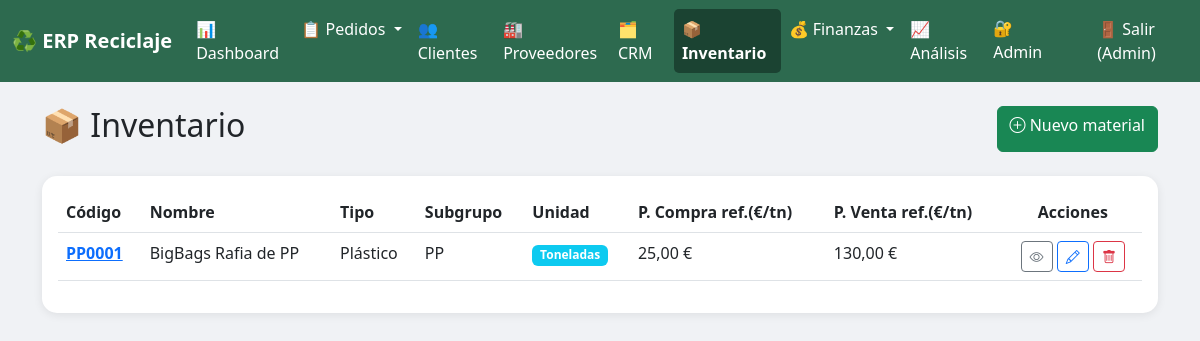
/inventario/ (signed in), run on the app's committed database.
### inventario/models.py (models this page shows, shortened)
class Material(models.Model):
    UNIDADES = [
        ('KG', 'Kilogramos'),
        ('TN', 'Toneladas'),
        ('UD', 'Unidades'),
    ]
    codigo = models.CharField(max_length=50, unique=True)
    nombre = models.CharField(max_length=200)
    tipo = models.ForeignKey(TipoMaterial, on_delete=models.PROTECT, related_name='materiales')
    subgrupo = models.ForeignKey(SubgrupoMaterial, on_delete=models.PROTECT, related_name='materiales', null=True, blank=True)
    unidad = models.CharField(max_length=5, choices=UNIDADES, default='TN')
    precio_compra = models.DecimalField(max_digits=12, decimal_places=2, default=0)
    precio_venta = models.DecimalField(max_digits=12, decimal_places=2, default=0)
    descripcion = models.TextField(blank=True)
    stock_minimo_critico = models.DecimalField(
        max_digits=12, decimal_places=2, default=100,
        verbose_name="Stock mínimo crítico (tn)"
    )
    stock_minimo_bajo = models.DecimalField(
        max_digits=12, decimal_places=2, default=500,
        verbose_name="Stock mínimo bajo (tn)"
    )
    class Meta:
        verbose_name = "Material"
        verbose_name_plural = "Materiales"
        ordering = ['tipo__nombre', 'subgrupo__nombre', 'nombre']

class TipoMaterial(models.Model):
    nombre = models.CharField(max_length=100, unique=True)
    descripcion = models.TextField(blank=True)
    class Meta:
        verbose_name = "Tipo de material"
        verbose_name_plural = "Tipos de material"
        ordering = ['nombre']

class SubgrupoMaterial(models.Model):
    tipo = models.ForeignKey(TipoMaterial, on_delete=models.CASCADE, related_name='subgrupos')
    nombre = models.CharField(max_length=100)
    descripcion = models.TextField(blank=True)
    class Meta:
        verbose_name = "Subgrupo de material"
        verbose_name_plural = "Subgrupos de material"
        ordering = ['tipo__nombre', 'nombre']
        unique_together = ['tipo', 'nombre']

### inventario/views.py (the view)
# urls.py: path('', views.lista_inventario, name='lista_inventario'),
@login_required
def lista_inventario(request):
    materiales = Material.objects.all().order_by('nombre')
    context = {
        'materiales': materiales,
    }
    return render(request, 'inventario/lista.html', context)

### inventario/templates/inventario/lista.html (shortened to what this page needs)
{% extends 'base.html' %}
{% block content %}
<div class="d-flex justify-content-between mb-4">
    <h2>📦 Inventario</h2>
    <a href="{% url 'nuevo_material' %}" class="btn btn-success">
        <i class="bi bi-plus-circle"></i> Nuevo material
    </a>
</div>
<div class="card card-custom">
    <div class="card-body">
        <table class="table table-hover">
            <thead>
                <tr>
                    <th>Código</th>
                    <th>Nombre</th>
                    <th>Tipo</th>
                    <th>Subgrupo</th>
                    <th>Unidad</th>
                    <th>P. Compra ref.(€/tn)</th>
                    <th>P. Venta ref.(€/tn)</th>
                    <th class="text-center">Acciones</th>
                </tr>
            </thead>
            <tbody>
                {% for m in materiales %}
                <tr>
                    <td>
                        <a href="{% url 'detalle_material' m.id %}">
                            <strong>{{ m.codigo }}</strong>
                        </a>
                    </td>
                    <td>{{ m.nombre }}</td>
                    <td>{{ m.tipo.nombre }}</td>
                    <td>{{ m.subgrupo.nombre|default:"-" }}</td>
                    <td><span class="badge bg-info">{{ m.get_unidad_display }}</span></td>
                    <td>{{ m.precio_compra }} €</td>
                    <td>{{ m.precio_venta }} €</td>
                    <td class="text-center">
                        <a href="{% url 'detalle_material' m.id %}" class="btn btn-outline-secondary btn-sm" title="Ver detalle">
                            <i class="bi bi-eye"></i>
                        </a>
                        <a href="{% url 'editar_material' m.id %}" class="btn btn-outline-primary btn-sm" title="Editar">
                            <i class="bi bi-pencil"></i>
                        </a>
                        <a href="{% url 'confirmar_eliminar_material' m.id %}" class="btn btn-outline-danger btn-sm" title="Eliminar">
                            <i class="bi bi-trash"></i>
                        </a>
                    </td>
                </tr>
                {% endfor %}
            </tbody>
        </table>
    </div>
</div>
{% endblock %}

### templates/base.html (shortened to what this page needs)
<!DOCTYPE html>
<html lang="es">
<head>
    <link href="/static/css/bootstrap.min.css" rel="stylesheet">
    <link href="/static/css/bootstrap-icons.css" rel="stylesheet">
</head>
<body>
    <nav class="navbar navbar-expand-lg navbar-custom">
        <div class="container-fluid">
            <a class="navbar-brand text-white fw-bold" href="/">♻️ ERP Reciclaje</a>
            <div class="collapse navbar-collapse" id="menuPrincipal">
                <ul class="navbar-nav me-auto">
                    <li class="nav-item">
                        <a class="nav-link {% if request.path == '/' %}active{% endif %}" href="/">📊 Dashboard</a>
                    </li>
                    <li class="nav-item dropdown">
                        <a class="nav-link dropdown-toggle {% if '/pedidos/' in request.path %}active{% endif %}" href="#" data-bs-toggle="dropdown">
                            📋 Pedidos
                        </a>
                    </li>
                    <li class="nav-item">
                        <a class="nav-link {% if '/clientes/' in request.path %}active{% endif %}" href="/clientes/">👥 Clientes</a>
                    </li>
                    <li class="nav-item">
                        <a class="nav-link {% if '/proveedores/' in request.path %}active{% endif %}" href="{% url 'lista_proveedores' %}">🏭 Proveedores</a>
                    </li>
                    <li class="nav-item">
                        <a class="nav-link {% if '/crm/' in request.path %}active{% endif %}" href="/crm/">🗂️ CRM</a>
                    </li>
                    <li class="nav-item">
                        <a class="nav-link {% if '/inventario/' in request.path %}active{% endif %}" href="/inventario/">📦 Inventario</a>
                    </li>
                    <li class="nav-item dropdown">
                        <a class="nav-link dropdown-toggle {% if '/finanzas/' in request.path %}active{% endif %}" href="#" data-bs-toggle="dropdown">
                            💰 Finanzas
                        </a>
                    </li>
                    <li class="nav-item">
                        <a class="nav-link {% if '/analisis/' in request.path %}active{% endif %}" href="/analisis/">📈 Análisis</a>
                    </li>
                </ul>
                <ul class="navbar-nav">
                    <li class="nav-item">
                        <a class="nav-link" href="/admin/" target="_blank">🔐 Admin</a>
                    </li>
                    {% if user.is_authenticated %}
                    <li class="nav-item">
                        <form method="POST" action="{% url 'logout' %}" style="display:inline;">
                            <button type="submit" class="nav-link btn btn-link" style="color: white; text-decoration: none;">
                                🚪 Salir ({{ user.username }})
                            </button>
                        </form>
                    </li>
                    {% endif %}
                </ul>
            </div>
        </div>
    </nav>
    <div class="container mt-4 mb-5">
        {% block content %}{% endblock %}
    </div>
</body>
</html>

### templates/base.html (style rules this page uses)
body { background: #f0f2f5; }
.navbar-custom { background: #2d6a4f; }
.navbar-custom .nav-link { color: white !important; }
.navbar-custom .nav-link.active { background: #1b4332; border-radius: 5px; font-weight: bold; }
.card-custom { border-radius: 15px; box-shadow: 0 2px 10px rgba(0,0,0,0.08); border: none; }

### data on the page
Material: codigo "PP0001", nombre "BigBags Rafia de PP", tipo.nombre "Plástico", subgrupo.nombre "PP", unidad "Toneladas", precio_compra "25,00", precio_venta "130,00"

### other printed values
{{ user.username }} "Admin"
